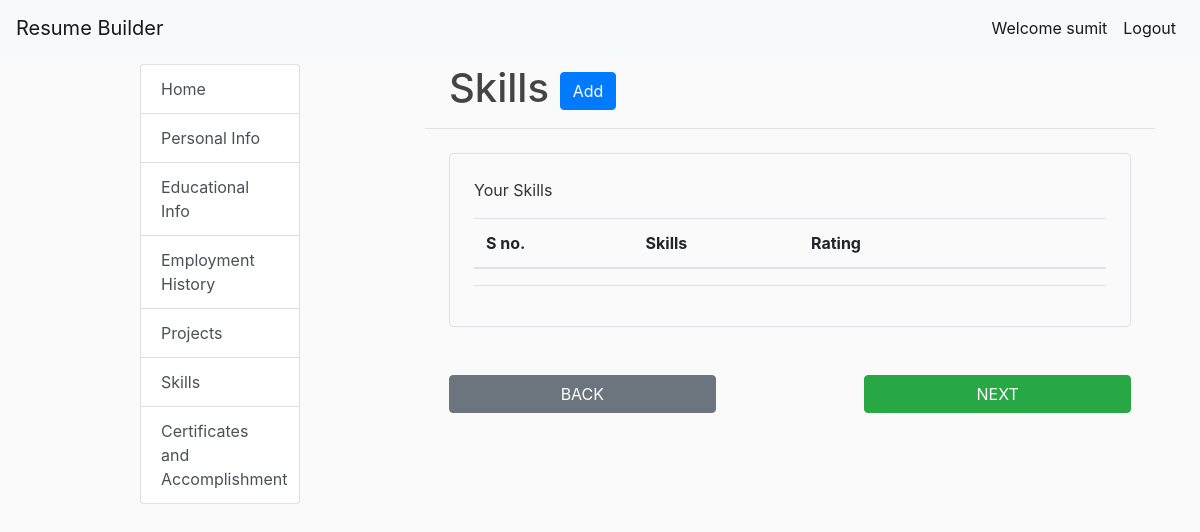
The page /skill_list/ (signed in) on the database as committed earlier.
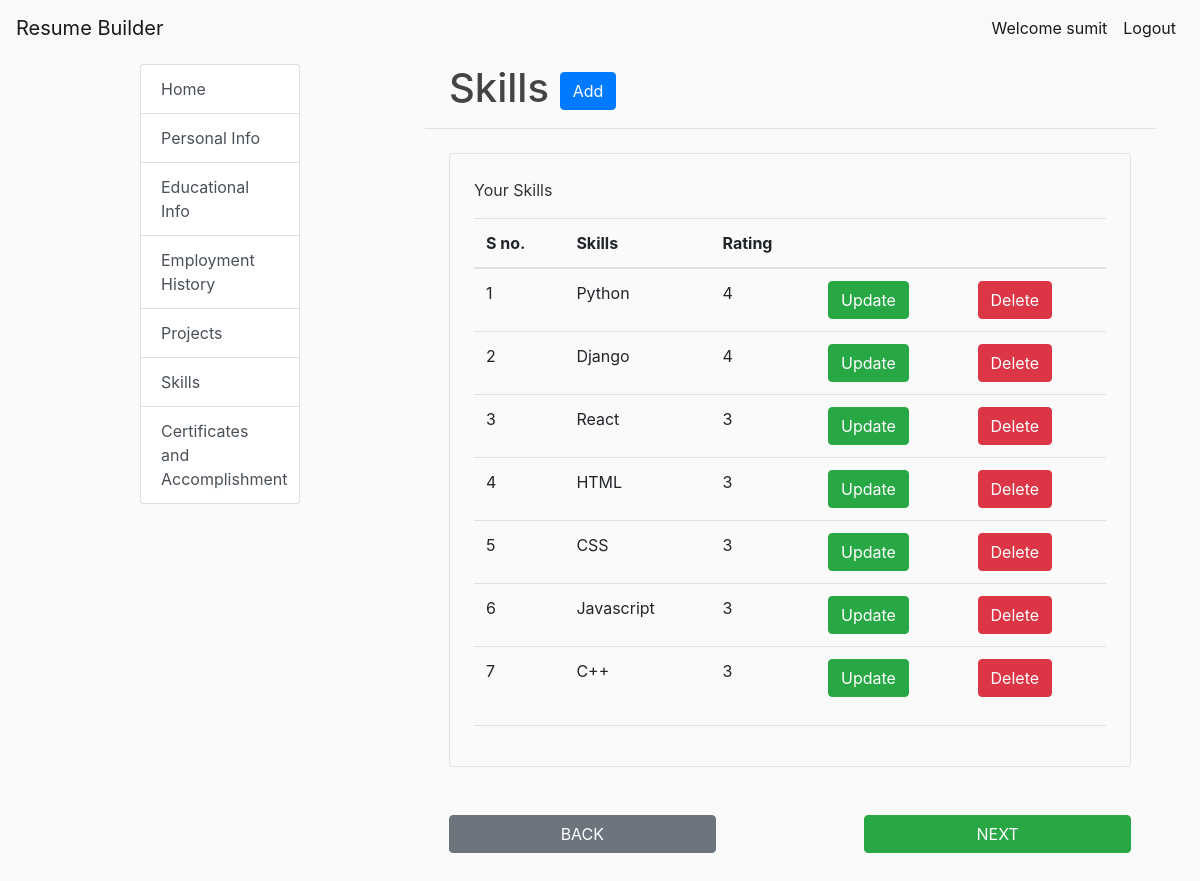
The same page on the database as committed later.
### resume_app/models.py (models this page shows)
class Skill(models.Model):
    user = models.ForeignKey('auth.User', on_delete=models.CASCADE, related_name='skills')
    skill_name = models.CharField(max_length=50)
    skill_rating = models.CharField(max_length=20, choices=STAR_CHOICES, default='3')

### resume_app/views.py (the view)
# urls.py: path('skill_list/',views.skill_list,name = 'skill_list'),
@login_required
def skill_list(request):
    lists = Skill.objects.filter(user=request.user)
    return render(request,'resume_app/skill_list.html',{'lists':lists})

### resume_app/templates/resume_app/skill_list.html (shortened to what this page needs)
{% extends 'resume_app/base.html' %}
{% load crispy_forms_tags %}
{% block content %}
    <h1 class="pl-4">Skills  <a class="btn btn-primary" href="{% url 'new_skill_info' %}">Add</a></h1>
    <hr>
    <div class="border rounded p-4 m-4">
        <p class="display-6">Your Skills</p>
        <table class="table">
            <thead>
                <tr>
                    <th>S no.</th>
                    <th>Skills</th>
                    <th>Rating</th>
                    <th></th>
                    <th></th>
                </tr>
            </thead>
            <tbody>
                {% for l in lists %}
                <tr>
                    <td>{{forloop.counter}}</td>
                    <td>{{l.skill_name}}</td>
                    <td>{{l.skill_rating}}</td>
                    <td><a class="btn btn-success" href="{% url 'update_skill_info' pk=l.id %}">Update</a></td>
                    <td><a class="btn btn-danger" href="{% url 'delete_skill_info' pk=l.id %}">Delete</a></td>
                </tr>
                {% endfor %}
            </tbody>
        </table>
        <hr>
    </div>
<div class="row p-4 b-4">
    <div class="col-lg-5">
        <a class="btn btn-secondary" style="display:inline-block;width:100%" href="{% url 'project_list' %}">BACK</a>
    </div>
    <div class="col-lg-2">
    </div>
    <div class="col-lg-5">
        <a class="btn btn-success" style="display:inline-block;width:100%" href="{% url 'certificate_list' %}">NEXT</a>
    </div>
</div>
{% endblock %}

### resume_app/templates/resume_app/base.html (shortened to what this page needs)
{% load crispy_forms_tags %}
{% load static %}
<!doctype html>
<html lang="en">
<head>
    <link rel="stylesheet" href="https://stackpath.bootstrapcdn.com/bootstrap/4.3.1/css/bootstrap.min.css"
>
    <link rel="stylesheet"  type="text/css"  href="{% static 'resume_app/style.css' %}">
</head>
<body>
<nav class="navbar navbar-expand-lg navbar-light bg-light">
    <a class="navbar-brand" href="/">Resume Builder</a>
    <div class="collapse navbar-collapse" id="navbarSupportedContent">
        <ul class="navbar-nav my-2 my-lg-0">
            {% if not user.is_authenticated %}
            <li class="nav-item active">
                <a class="nav-link" href="{% url 'login' %}">Login<span class="sr-only">(current)</span></a>
            </li>
            <li class="nav-item active">
                <a class="nav-link" href="{% url 'register' %}">Signup<span class="sr-only">(current)</span></a>
            </li>
            {% else %}
            <li class="nav-item active">
                <a class="nav-link" href="/">Welcome {{user.username}}<span class="sr-only">(current)</span></a>
            </li>
            <li class="nav-item active">
                <a class="nav-link" href="{% url 'logout' %}">Logout<span class="sr-only">(current)</span></a>
            </li>
            {% endif %}
        </ul>
    </div>
</nav>
<div class="container">
    <div class="row my-2">
        <div class="col-lg-2 mx-auto">
            <div class="list-group">
                {% if user.is_authenticated %}
                <a href="/" class="list-group-item list-group-item-action">Home</a>
                <a href="{% url 'new_personal_info' %}" class="list-group-item list-group-item-action">Personal Info</a>
                <a href="{% url 'educational_list' %}" class="list-group-item list-group-item-action">Educational Info</a>
                <a href="{% url 'employment_list' %}" class="list-group-item list-group-item-action">Employment History</a>
                <a href="{% url 'project_list' %}" class="list-group-item list-group-item-action">Projects</a>
                <a href="{% url 'skill_list' %}" class="list-group-item list-group-item-action">Skills</a>
                <a href="{% url 'certificate_list' %}" class="list-group-item list-group-item-action">Certificates and Accomplishment</a>
                {% endif %}
            </div>
        </div>
        <div class="col-lg-8">
            {% block content %}
            {% endblock %}
        </div>
    </div>
</div>
</body>
</html>

### resume_app/static/resume_app/style.css (style rules this page uses)
body { background: #fafafa; color: #333333; }
h1, h2, h3, h4, h5, h6 { color: #444444; }
ul { margin: 0; }

Rows that differ between the two databases and show on the page:
added Skill: skill_name "Python", skill_rating "4"
added Skill: skill_name "Django", skill_rating "4"
added Skill: skill_name "React", skill_rating "3"
added Skill: skill_name "HTML", skill_rating "3"
added Skill: skill_name "CSS", skill_rating "3"
added Skill: skill_name "Javascript", skill_rating "3"
added Skill: skill_name "C++", skill_rating "3"
